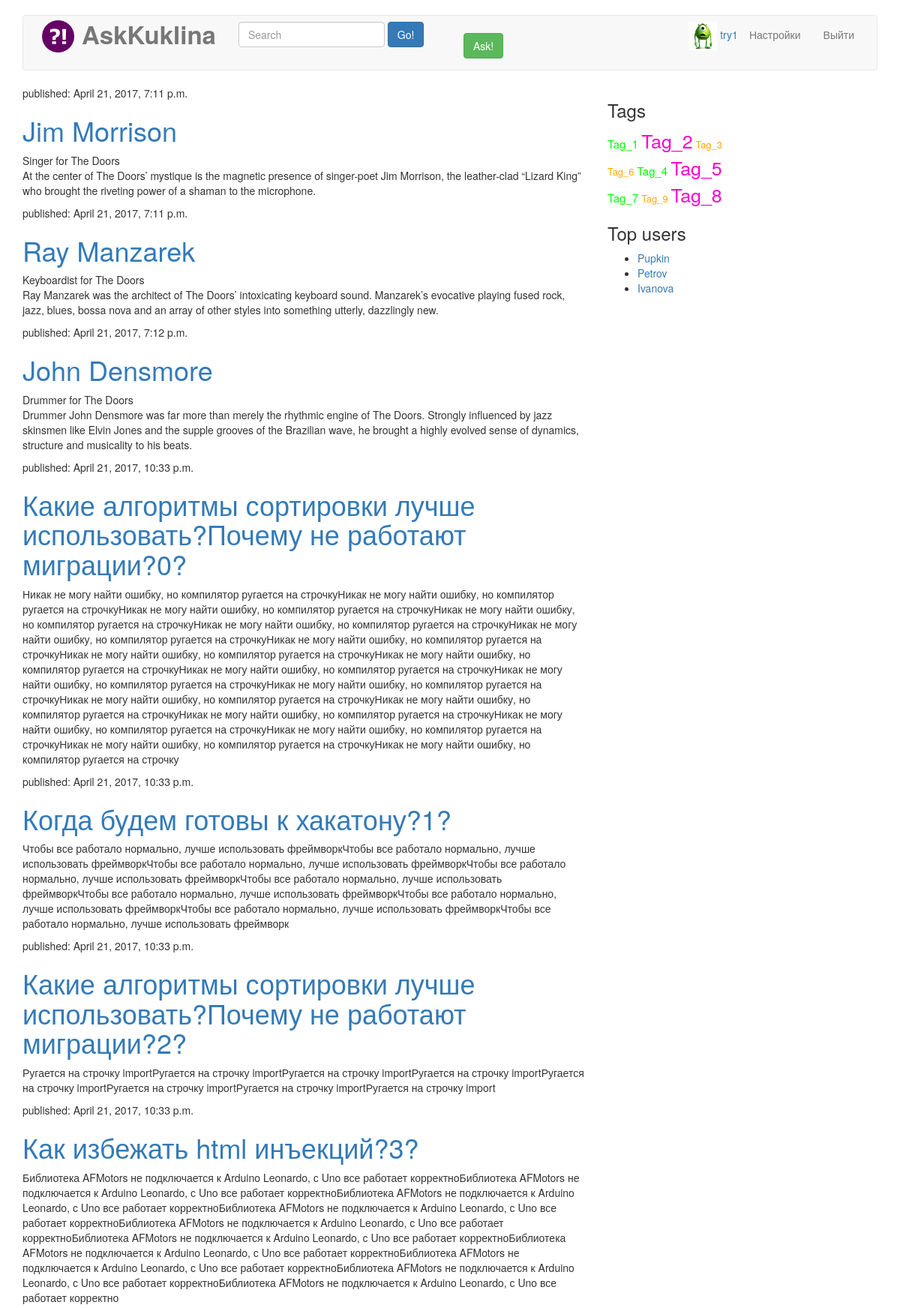
The app's page /tag/music/ (signed in, upper part) with its own data.
### askans/models.py (models this page shows, shortened)
class Person(models.Model):
    user = models.OneToOneField(
        User,
        on_delete = models.CASCADE,
        null = True
    )
    avatar = models.ImageField(
        upload_to = 'avatars/%Y/%m/%d/%H/',
        max_length = 100,
        default = 'ava.jpg'
    )

class Question(models.Model):
    text = models.TextField()
    title = models.CharField(max_length=50)
    author = models.ForeignKey(Person)
    published_date = models.DateTimeField(auto_now_add=True)
    tags = models.ManyToManyField(Tag, null=True, blank=True, default='')
    rating = models.IntegerField(default=0)
    objects = QuestionManager()

### askans/views.py (the view)
# urls.py: url(r'^tag/(?P<tag_name>.+)/$', views.tag_list, name='tag_list'),  # \w буквы и цифры . все символы
def tag_list(request,tag_name=None):
    posts = Question.objects.last_questions()
    return render(request, 'askans/tag_list.html', {'posts': posts})

### askans/models.py (called while the page is built)
    def last_questions(self):
        return self.order_by('published_date')

### askans/templates/askans/tag_list.html (shortened to what this page needs)
{% extends "askans/base.html" %}
{% block main %}
	{% for post in posts %}
			<div>
				<p>published: {{ post.published_date }}</p>
				<h1><a href="">{{ post.title }}</a></h1>
				<p>{{ post.text|linebreaksbr }}</p>
			</div>
	 {% endfor %}
{% endblock %}

### askans/templates/askans/base.html (shortened to what this page needs)
{% load staticfiles %}
<!DOCTYPE html>
<html lang="en"><head><meta http-equiv="Content-Type" content="text/html; charset=UTF-8">
   	<link rel="stylesheet" href="{% static 'p1_files/bootstrap.min.css' %}">
    <link rel="stylesheet" href="{% static 'p1_files/ie10-viewport-bug-workaround.css' %}">
    <link rel="stylesheet" href="{% static 'p1_files/navbar.css' %}">
    <link rel="stylesheet" href="{% static 'p1_files/my.css' %}">
  </head>
  <body>
    <div class="container">
      <nav class="navbar navbar-default">
        <div class="container-fluid">
          <div class="navbar-header">
            <a class="navbar-brand" href="{% url 'post_list' %}"><span>&nbsp;&nbsp;<img src="{% static 'pic/askans.png' %}" style="height: 43px; width: 43px; margin-top: -12px;"/>&nbsp;&nbsp;</span><b><span id="hh">AskKuklina</span></b></a>
           </div>
          <div id="navbar" class="navbar-collapse collapse">
            <ul class="nav navbar-nav">
              <li class="active" style="width: 300px;">
                <form class="navbar-form navbar-left" role="search">
                  <div class="form-group">
                    <input type="text" class="form-control" placeholder="Search">
                  </div>
                  <button type="submit" class="btn btn-primary">Go!</button>
                </form>
               </li>
               <li><a href="{% url 'ask' %}"><button type="button" class="btn btn-success" style="margin-top: 8px;" >Ask!</button></a></li>
            </ul>
                <ul class="nav navbar-nav navbar-right">
{% if user.is_authenticated %}
              <li>
                  <div class="nav navbar-right">
                    <div class="navbar-text">
                        <img src="{{request.user.person.avatar.url}}" class="avatar">
                        <a href="#">{{ user.username }}</a>
                    </div>
                </div>
              </li>
              <li><a href="{% url 'settings' %}">Настройки</a></li>
              <li><a href="{% url 'logout' %}?next={{request.path|urlencode}}">Выйти</a></li>
{% else %}
			<li><a href="{% url 'signup' %}">Sign up</a></li>
            <li><a href="{% url 'login' %}?next={{request.path|urlencode}}">Log In</a></li>
{% endif %}
            </ul>
          </div>
        </div>
      </nav>
      <div class="row">
          <div class="col-md-8">
		{% block main %}
		{% endblock %}
          </div>
          <div class="col-md-4">
              <div class="tags">
                  <h3>Tags</h3>
                  <div>
                    <span style="font-size: 15px; color: #00ff00;"> Tag_1 </span>
                    <span style="font-size: 25px; color: #ff00ce;"> Tag_2</span>
                    <span style="font-size: 13px; color: #ffa700;"> Tag_3 </span>
                  </div>
                  <div>
                    <span style="font-size: 13px; color: #ffa700;"> Tag_6 </span>
                    <span style="font-size: 15px; color: #00ff00;"> Tag_4 </span>
                    <span style="font-size: 25px; color: #ff00ce;"> Tag_5</span>
                  </div>
                  <div>
                    <span style="font-size: 15px; color: #00ff00;"> Tag_7 </span>
                    <span style="font-size: 13px; color: #ffa700;"> Tag_9 </span>
                     <span style="font-size: 25px; color: #ff00ce;"> Tag_8</span>
                  </div>
              </div>
              <div class="top-users">
                  <h3>Top users</h3>
                  <ul>
                    <li><a href="#">Pupkin</a></li>
                    <li><a href="#">Petrov</a></li>
                    <li><a href="#">Ivanova</a></li>
                  </ul>
              </div>
          </div>
       </div>
    </div>
    {% block libs %}
                {% load staticfiles%}
    {% endblock %}
</body></html>

### askans/static/p1_files/navbar.css (style rules this page uses)
body { padding-top: 20px; padding-bottom: 20px; }
.navbar { margin-bottom: 20px; }

### askans/static/p1_files/my.css (style rules this page uses)
#hh { font-size: 33px !important; display: inline !important; }
.avatar { margin: -10px 0px; height: 38px !important; }

### records on screen
Question: published_date "April 21, 2017, 7:11 p.m.", title "Jim Morrison", text "Singer for The Doors At the center of The Doors’ mystique is the magnetic presence of singer-poet Jim Morrison, the leather-clad “Lizard King” who brought the riveting power of a shaman to the microphone."
Question: published_date "April 21, 2017, 7:11 p.m.", title "Ray Manzarek", text "Keyboardist for The Doors Ray Manzarek was the architect of The Doors’ intoxicating keyboard sound. Manzarek’s evocative playing fused rock, jazz, blues, bossa nova and an array of other styles into something utterly, dazzlingly new."
Question: published_date "April 21, 2017, 7:12 p.m.", title "John Densmore", text "Drummer for The Doors Drummer John Densmore was far more than merely the rhythmic engine of The Doors. Strongly influenced by jazz skinsmen like Elvin Jones and the supple grooves of the Brazilian wave, he brought a highly evolved sense of dynamics, structure and musicality to his beats."
Question: published_date "April 21, 2017, 10:33 p.m.", title "Какие алгоритмы сортировки лучше использовать?Почему не работают миграции?0?", text "Никак не могу найти ошибку, но компилятор ругается на строчкуНикак не могу найти ошибку, но компилятор ругается на строчкуНикак не могу найти ошибку, но компилятор ругается на строчкуНикак не могу найти ошибку, но компилятор ругается на строчкуНикак не могу найти ошибку, но компилятор ругается на строчкуНикак не могу найти ошибку, но компилятор ругается на строчкуНикак не могу найти ошибку, но компилятор ругается на строчкуНикак не могу найти ошибку, но компилятор ругается на строчкуНикак не могу найти ошибку, но компилятор ругается на строчкуНикак не могу найти ошибку, но компилятор ругается на строчкуНикак не могу найти ошибку, но компилятор ругается на строчкуНикак не могу найти ошибку,…"
Question: published_date "April 21, 2017, 10:33 p.m.", title "Когда будем готовы к хакатону?1?", text "Чтобы все работало нормально, лучше использовать фреймворкЧтобы все работало нормально, лучше использовать фреймворкЧтобы все работало нормально, лучше использовать фреймворкЧтобы все работало нормально, лучше использовать фреймворкЧтобы все работало нормально, лучше использовать фреймворкЧтобы все работало нормально, лучше использовать фреймворкЧтобы все работало нормально, лучше использовать фреймворкЧтобы все работало нормально, лучше использовать фреймворкЧтобы все работало нормально, лучше использовать фреймворк"
Question: published_date "April 21, 2017, 10:33 p.m.", title "Какие алгоритмы сортировки лучше использовать?Почему не работают миграции?2?", text "Ругается на строчку importРугается на строчку importРугается на строчку importРугается на строчку importРугается на строчку importРугается на строчку importРугается на строчку importРугается на строчку import"
Question: published_date "April 21, 2017, 10:33 p.m.", title "Как избежать html инъекций?3?", text "Библиотека AFMotors не подключается к Arduino Leonardo, с Uno все работает корректноБиблиотека AFMotors не подключается к Arduino Leonardo, с Uno все работает корректноБиблиотека AFMotors не подключается к Arduino Leonardo, с Uno все работает корректноБиблиотека AFMotors не подключается к Arduino Leonardo, с Uno все работает корректноБиблиотека AFMotors не подключается к Arduino Leonardo, с Uno все работает корректноБиблиотека AFMotors не подключается к Arduino Leonardo, с Uno все работает корректноБиблиотека AFMotors не подключается к Arduino Leonardo, с Uno все работает корректноБиблиотека AFMotors не подключается к Arduino Leonardo, с Uno все работает корректноБиблиотека AFMotors не…"

### other values on screen
{{ user.username }} "try1"
